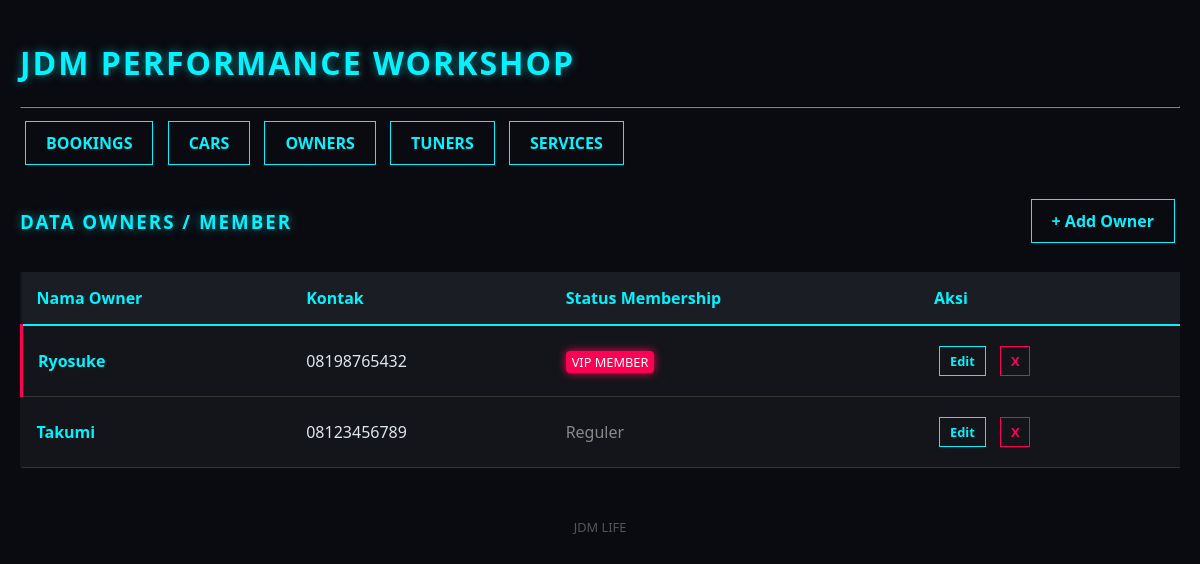
/index.php?page=owner_list, run on the app's committed database.
### tables this page shows
CREATE TABLE `owners` (
  `id` int(11) NOT NULL,
  `nama_owner` varchar(100) NOT NULL,
  `kontak` varchar(50) NOT NULL,
  `membership_status` enum('Reguler','JDM_VIP') DEFAULT 'Reguler'
);

### config/Database.php (called while the page is built, shortened)
<?php
class Database {
    protected $host = "localhost";
    protected $user = "root";
    protected $password = "";
    protected $db_name = "jdm_workshop";
    protected $conn;
    public function __construct() {
        $this->conn = new mysqli($this->host, $this->user, $this->password, $this->db_name);
    }
    public function execute($query) {
        return $this->conn->query($query);
    }
}
?>

### models/OwnerModel.php (called while the page is built, shortened)
<?php
include_once 'config/Database.php';
class OwnerModel extends Database {
    public function getAllOwners() {
        $query = "SELECT * FROM owners ORDER BY id DESC";
        return $this->execute($query);
    }
}
?>

### views/owners/list.php (the view)
<?php include 'views/templates/header.php'; ?>
<div style="display: flex; justify-content: space-between; align-items: center;">
    <h3>Data Owners / Member</h3>
    <a href="index.php?page=owner_add" class="btn">+ Add Owner</a>
</div>
<table>
    <thead>
        <tr>
            <th>Nama Owner</th>
            <th>Kontak</th>
            <th>Status Membership</th>
            <th>Aksi</th>
        </tr>
    </thead>
    <tbody>
        <?php foreach ($viewModel->ownerList as $owner): ?>
        <tr style="<?= $owner->row_style ?>">
            <td style="color: var(--neon-blue); font-weight:bold;"><?= $owner->nama ?></td>
            <td><?= $owner->kontak ?></td>
            <td><?= $owner->status_badge ?></td>
            <td>
                <a href="index.php?page=owner_edit&id=<?= $owner->id ?>" class="btn" style="padding:5px 10px; font-size:0.8em">Edit</a>
                <a href="index.php?page=owner_delete&id=<?= $owner->id ?>" class="btn btn-danger" style="padding:5px 10px; font-size:0.8em" onclick="return confirm('Hapus member ini?')">X</a>
            </td>
        </tr>
        <?php endforeach; ?>
    </tbody>
</table>
<?php include 'views/templates/footer.php'; ?>

### viewmodels/OwnerViewModel.php (shortened to what this page needs)
<?php
include_once 'models/OwnerModel.php';
class OwnerViewModel {
    private $model;
    public function __construct() {
        $this->model = new OwnerModel();
    }
    public function viewOwners() {
        $result = $this->model->getAllOwners();
        while ($row = $result->fetch_assoc()) {
            $owner = new stdClass();
            $owner->id = $row['id'];
            $owner->nama = $row['nama_owner'];
            $owner->kontak = $row['kontak'];
            if ($row['membership_status'] == 'JDM_VIP') {
                $owner->status_badge = "<span class='badge-vip' style='font-size:0.8em'>VIP MEMBER</span>";
                $owner->row_style = "border-left: 3px solid var(--neon-pink);";
            } else {
                $owner->status_badge = "<span style='color:#888'>Reguler</span>";
                $owner->row_style = "";
            }
        }
    }
}
?>

### views/templates/header.php (style rules this page uses)
:root { --bg-dark: #0a0b10; --panel-bg: #13151a; --neon-blue: #00f3ff; --neon-pink: #ff0055; --text-main: #e0e6ed; }
body { background-color: var(--bg-dark); color: var(--text-main); font-family: 'Segoe UI', Tahoma, Geneva, Verdana, sans-serif; margin: 0; padding: 20px; }
h1, h2, h3 { text-transform: uppercase; letter-spacing: 2px; color: var(--neon-blue); text-shadow: 0 0 10px rgba(0, 243, 255, 0.5); }
table { width: 100%; border-collapse: collapse; margin-top: 20px; background: var(--panel-bg); }
th { background: #1a1d24; color: var(--neon-blue); padding: 15px; text-align: left; border-bottom: 2px solid var(--neon-blue); }
td { padding: 15px; border-bottom: 1px solid #333; }
.badge-vip { background: var(--neon-pink); color: white; padding: 2px 6px; font-size: 0.7em; border-radius: 4px; box-shadow: 0 0 8px var(--neon-pink); }
.btn { display: inline-block; padding: 10px 20px; margin: 5px; text-decoration: none; font-weight: bold; border: 1px solid var(--neon-blue); color: var(--neon-blue); transition: 0.3s; }
.btn-danger { border-color: var(--neon-pink); color: var(--neon-pink); }

### data on the page
owners: nama_owner "Ryosuke", kontak "08198765432"
owners: nama_owner "Takumi", kontak "08123456789"
